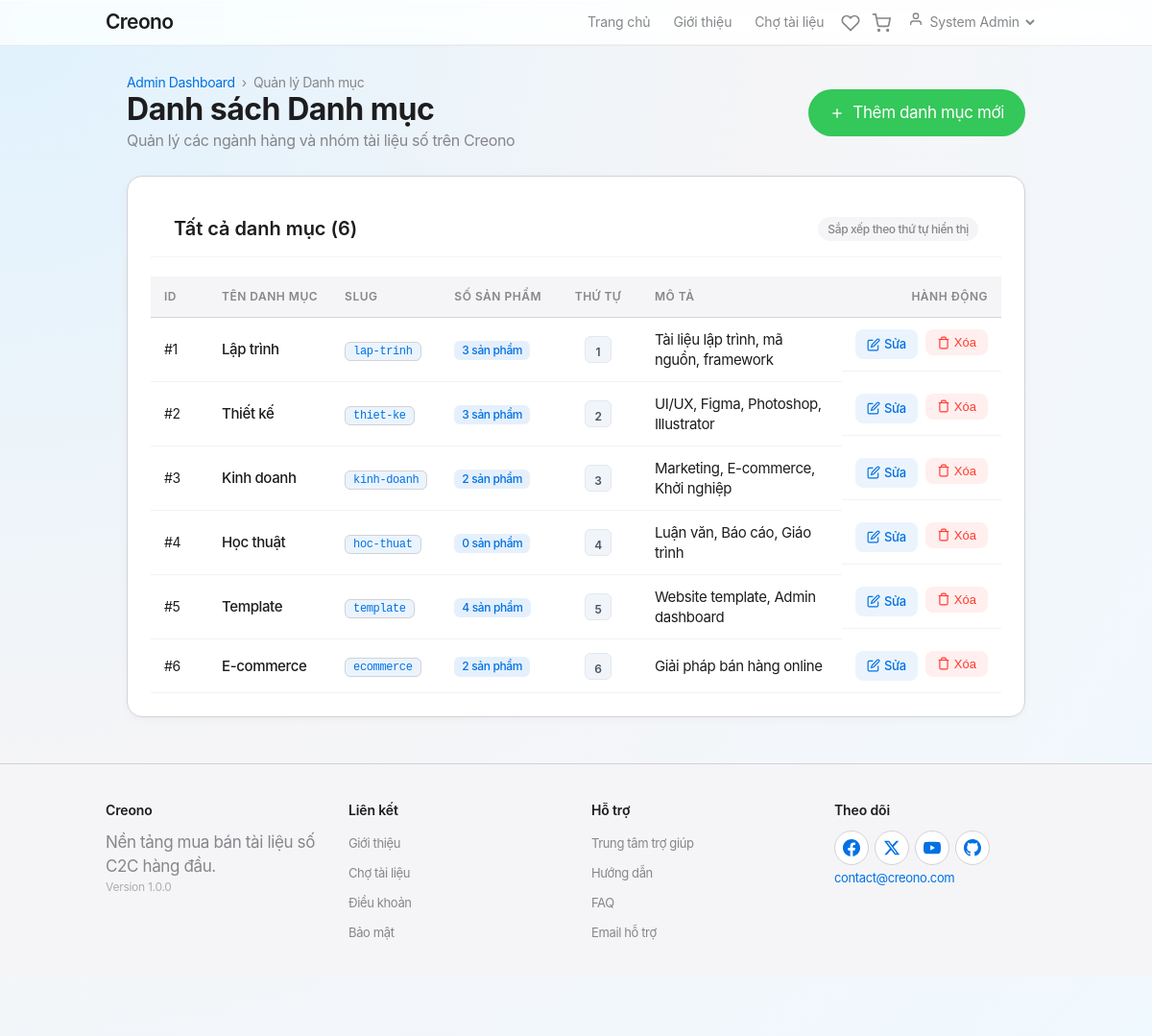
The app's page /admin/categories (signed in) with its own data.
### tables this page shows
CREATE TABLE categories (
    id BIGINT AUTO_INCREMENT PRIMARY KEY,
    name VARCHAR(100) NOT NULL,
    slug VARCHAR(100) NOT NULL UNIQUE,
    description TEXT DEFAULT NULL,
    sort_order INT DEFAULT 0,
    created_at DATETIME DEFAULT CURRENT_TIMESTAMP
);

### app/Controllers/Admin.php (called while the page is built, shortened)
<?php
class Admin extends Controller
{
    private Category $categoryModel;
    public function __construct()
    {
        $this->categoryModel = $this->model('Category');
    }
    public function categories(): void
    {
        $categories = $this->categoryModel->getAllWithProductCount();
        $data = [
            'title'      => 'Quản lý Danh mục - Creono Admin',
            'categories' => $categories
        ];
        $this->view('admin/categories/index', $data);
    }
}

### app/Core/App.php (called while the page is built, shortened)
<?php
class App {
    protected $currentMethod = 'index';
    public function __construct() {
        $url = $this->getUrl();
        if (isset($url[0]) && file_exists('../app/Controllers/' . ucwords($url[0]) . '.php')) {
            unset($url[0]);
        }
        $this->currentController = new $this->currentController;
        if (isset($url[1])) {
            if (method_exists($this->currentController, $url[1])) {
                $this->currentMethod = $url[1];
                unset($url[1]);
            }
        }
        $this->params = $url ? array_values($url) : [];
        call_user_func_array([$this->currentController, $this->currentMethod], $this->params);
    }
    public function getUrl() {
        if (isset($_GET['url'])) {
            $url = rtrim($_GET['url'], '/');
            $url = filter_var($url, FILTER_SANITIZE_URL);
            $url = explode('/', $url);
            return $url;
        }
        return ['Pages', 'index'];
    }
}

### public/index.php (called while the page is built, shortened)
<?php
require_once '../app/Core/Database.php';
require_once '../app/Core/BaseModel.php';
require_once '../app/Core/Controller.php';
require_once '../app/Core/App.php';
$init = new App();

### app/Core/Database.php (called while the page is built, shortened)
<?php
class Database {
    private $host = DB_HOST;
    private $user = DB_USER;
    private $pass = DB_PASS;
    private $dbname = DB_NAME;
    private $dbh;
    private $stmt;
    public function __construct() {
        $dsn = 'mysql:host=' . $this->host . ';dbname=' . $this->dbname . ';charset=utf8mb4';
        $options = array(
            PDO::ATTR_PERSISTENT => true,
            PDO::ATTR_ERRMODE => PDO::ERRMODE_EXCEPTION,
            PDO::ATTR_DEFAULT_FETCH_MODE => PDO::FETCH_OBJ
        );
        try {
            $this->dbh = new PDO($dsn, $this->user, $this->pass, $options);
        } catch (PDOException $e) {
            $this->error = $e->getMessage();
            die("Lỗi kết nối DB: " . $this->error);
        }
    }
    public function query($sql) {
        $this->stmt = $this->dbh->prepare($sql);
    }
    public function execute() {
        return $this->stmt->execute();
    }
    public function resultSet() {
        $this->execute();
        return $this->stmt->fetchAll();
    }
}

### app/Models/Category.php (called while the page is built, shortened)
<?php
class Category extends BaseModel {
    protected string $table = 'categories';
    public function getAllWithProductCount(): array {
        $this->db->query("
            SELECT c.*, COUNT(p.id) as product_count
            FROM {$this->table} c
            LEFT JOIN products p ON p.category_id = c.id AND p.deleted_at IS NULL
            GROUP BY c.id
            ORDER BY c.sort_order ASC, c.name ASC
        ");
        return $this->db->resultSet();
    }
}

### app/Core/BaseModel.php (called while the page is built, shortened)
<?php
class BaseModel {
    public function __construct() {
        $this->db = new Database();
    }
}

### app/Views/admin/categories/index.php (the view, shortened to what this page needs)
<?php require APPROOT . '/Views/inc/header.php'; ?>
<div class="container mt-4 mb-5">
    <div class="admin-header flex-between mb-4">
        <div>
            <nav class="breadcrumb mb-2">
                <a href="<?php echo URLROOT; ?>/admin/dashboard">Admin Dashboard</a> &nbsp;&rsaquo;&nbsp;
                <span class="text-muted">Quản lý Danh mục</span>
            </nav>
            <h1 class="admin-title">Danh sách Danh mục</h1>
            <p class="admin-subtitle">Quản lý các ngành hàng và nhóm tài liệu số trên Creono</p>
        </div>
        <div class="admin-actions">
            <a href="<?php echo URLROOT; ?>/admin/categoryCreate" class="btn btn-success btn-add-category">
                <svg width="16" height="16" viewBox="0 0 24 24" fill="none" stroke="currentColor" stroke-width="2" style="vertical-align: middle; margin-right: 4px;">
                    <line x1="12" y1="5" x2="12" y2="19"></line>
                    <line x1="5" y1="12" x2="19" y2="12"></line>
                </svg>
                Thêm danh mục mới
            </a>
        </div>
    </div>
    <div class="admin-card">
        <div class="card-header flex-between">
            <h3>Tất cả danh mục (<?php echo count($data['categories']); ?>)</h3>
            <span class="badge badge-light">Sắp xếp theo thứ tự hiển thị</span>
        </div>
        <?php if (!empty($data['categories'])) : ?>
            <div class="category-table-wrapper d-none-mobile">
                <div class="table-responsive">
                    <table class="admin-table category-desktop-table">
                        <thead>
                            <tr>
                                <th style="width: 60px;">ID</th>
                                <th>Tên danh mục</th>
                                <th>Slug</th>
                                <th>Số sản phẩm</th>
                                <th style="width: 90px; text-align: center;">Thứ tự</th>
                                <th>Mô tả</th>
                                <th style="width: 160px;" class="text-right">Hành động</th>
                            </tr>
                        </thead>
                        <tbody>
                            <?php foreach ($data['categories'] as $cat) : ?>
                                <tr>
                                    <td><span class="text-muted font-sm">#<?php echo $cat->id; ?></span></td>
                                    <td>
                                        <strong class="font-medium text-dark"><?php echo htmlspecialchars($cat->name); ?></strong>
                                    </td>
                                    <td><code class="code-badge"><?php echo htmlspecialchars($cat->slug); ?></code></td>
                                    <td>
                                        <span class="badge badge-primary badge-product-count">
                                            <?php echo number_format($cat->product_count ?? 0); ?> sản phẩm
                                        </span>
                                    </td>
                                    <td class="text-center">
                                        <span class="sort-badge"><?php echo (int)($cat->sort_order ?? 0); ?></span>
                                    </td>
                                    <td class="text-muted font-sm desc-col">
                                        <?php echo !empty($cat->description) ? htmlspecialchars(mb_strimwidth($cat->description, 0, 55, '...')) : '<em>Không có mô tả</em>'; ?>
                                    </td>
                                    <td class="text-right action-buttons">
                                        <a href="<?php echo URLROOT; ?>/admin/categoryEdit/<?php echo $cat->id; ?>" class="btn-action btn-action-edit" title="Chỉnh sửa">
                                            <svg width="14" height="14" viewBox="0 0 24 24" fill="none" stroke="currentColor" stroke-width="2">
                                                <path d="M11 4H4a2 2 0 0 0-2 2v14a2 2 0 0 0 2 2h14a2 2 0 0 0 2-2v-7"></path>
                                                <path d="M18.5 2.5a2.121 2.121 0 0 1 3 3L12 15l-4 1 1-4 9.5-9.5z"></path>
                                            </svg>
                                            Sửa
                                        </a>
                                        <form action="<?php echo URLROOT; ?>/admin/categoryDelete/<?php echo $cat->id; ?>" method="POST" style="display: inline-block;" onsubmit="return confirm('Bạn có chắc chắn muốn xóa danh mục \'<?php echo htmlspecialchars($cat->name, ENT_QUOTES); ?>\'?\nCác sản phẩm thuộc danh mục này sẽ giữ nguyên và chuyển về chưa phân loại.');">
                                            <button type="submit" class="btn-action btn-action-delete" title="Xóa danh mục">
                                                <svg width="14" height="14" viewBox="0 0 24 24" fill="none" stroke="currentColor" stroke-width="2">
                                                    <polyline points="3 6 5 6 21 6"></polyline>
                                                    <path d="M19 6v14a2 2 0 0 1-2 2H7a2 2 0 0 1-2-2V6m3 0V4a2 2 0 0 1 2-2h4a2 2 0 0 1 2 2v2"></path>
                                                </svg>
                                                Xóa
                                            </button>
                                        </form>
                                    </td>
                                </tr>
                            <?php endforeach; ?>
                        </tbody>
                    </table>
                </div>
            </div>
        <?php endif; ?>
    </div>
</div>
<?php require APPROOT . '/Views/inc/footer.php'; ?>

### app/Views/admin/categories/index.php (style rules this page uses)
.badge-product-count { padding: 3px 8px !important; font-size: 12px !important; line-height: 1.2 !important; border-radius: 6px !important; display: inline-flex !important; align-items: center !important; font-weight: 500 !important; }
.sort-badge { display: inline-block; padding: 2px 8px; background: #f1f5f9; color: #475569; border: 1px solid #e2e8f0; border-radius: 6px; font-size: 12px; font-weight: 600; }
.code-badge { background: rgba(0, 113, 227, 0.08); color: var(--apple-blue, #0071e3); padding: 2px 8px; border-radius: 6px; font-size: 12px; font-family: SFMono-Regular, Menlo, Monaco, Consolas, monospace; }
.category-desktop-table th, .category-desktop-table td { padding: 12px 14px; vertical-align: middle; }
.category-desktop-table th { white-space: nowrap; background: var(--apple-gray-bg, #f5f5f7); color: var(--apple-gray, #86868b); font-size: 12px; font-weight: 600; text-transform: uppercase; letter-spacing: 0.5px; }
.category-desktop-table td { white-space: nowrap; }
.category-desktop-table td.desc-col { white-space: normal; max-width: 260px; line-height: 1.4; }
.d-none-mobile { display: block; }

### records on screen
categories: id "1", name "Lập trình", slug "lap-trinh", product_count "3", sort_order "1", description "Tài liệu lập trình, mã nguồn, framework"
categories: id "2", name "Thiết kế", slug "thiet-ke", product_count "3", sort_order "2", description "UI/UX, Figma, Photoshop, Illustrator"
categories: id "3", name "Kinh doanh", slug "kinh-doanh", product_count "2", sort_order "3", description "Marketing, E-commerce, Khởi nghiệp"
categories: id "4", name "Học thuật", slug "hoc-thuat", product_count "0", sort_order "4", description "Luận văn, Báo cáo, Giáo trình"
categories: id "5", name "Template", slug "template", product_count "4", sort_order "5", description "Website template, Admin dashboard"
categories: id "6", name "E-commerce", slug "ecommerce", product_count "2", sort_order "6", description "Giải pháp bán hàng online"

### other values on screen
SITENAME "Creono"
$_SESSION['user_name'] "System Admin"
count($data['categories']) "6"
